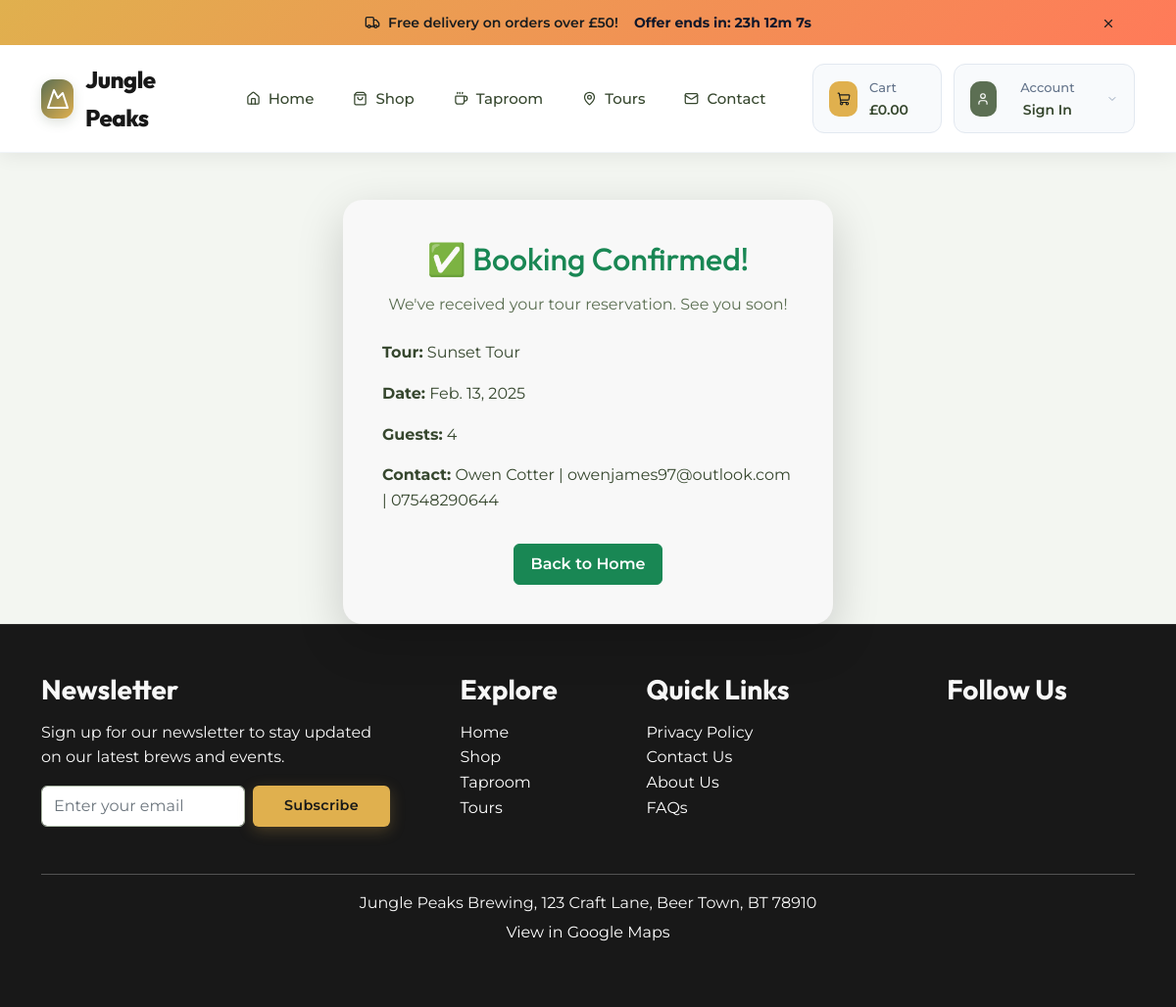
Screenshot of /profile/tours/booking/success/1/ with the database file from the repository.
### tours/models.py (models this page shows, shortened)
class TourBooking(models.Model):
    user = models.ForeignKey(User, on_delete=models.SET_NULL,
                             null=True, blank=True)  # Optional for guests
    tour = models.CharField(max_length=20, choices=TOUR_CHOICES)
    name = models.CharField(max_length=100)
    email = models.EmailField()
    phone = models.CharField(max_length=15)
    date = models.DateField()
    guests = models.PositiveIntegerField()
    special_requests = models.TextField(blank=True, null=True)
    status = models.CharField(max_length=10,
                              choices=BOOKING_STATUS, default="pending")
    created_at = models.DateTimeField(auto_now_add=True)

### tours/views.py (the view)
def tour_booking_success(request, booking_id):
    booking = get_object_or_404(TourBooking, id=booking_id)
    return render(
        request, "tours/tour_booking_success.html", {"booking": booking}
    )

### bag/contexts.py (called while the page is built, shortened)
def bag_contents(request):
    bag_items = []
    total = 0
    product_count = 0
    tour_count = 0
    if not bag_items:
        bag = request.session.get("bag", {})
    if total < settings.FREE_DELIVERY_THRESHOLD:
        delivery = total * Decimal(
            settings.STANDARD_DELIVERY_PERCENTAGE / 100
        )
        free_delivery_delta = settings.FREE_DELIVERY_THRESHOLD - total
    else:
        delivery = 0
        free_delivery_delta = 0
    grand_total = delivery + total
    context = {
        "bag_items": bag_items,
        "total": total,
        "product_count": product_count,
        "tour_count": tour_count,
        "delivery": delivery,
        "free_delivery_delta": free_delivery_delta,
        "free_delivery_threshold": settings.FREE_DELIVERY_THRESHOLD,
        "grand_total": grand_total,
    }
    return context

### home/templatetags/imgix_tags.py (called while the page is built)
@register.simple_tag
def imgix_url(image_path, params=""):
    if settings.USE_IMGIX and settings.IMGIX_DOMAIN:
        base_url = f"https://{settings.IMGIX_DOMAIN}/{image_path.lstrip('/')}"
        if params:
            return f"{base_url}?{params}"
        else:
            return base_url
    return f"https://{settings.AWS_STORAGE_BUCKET_NAME}.s3.amazonaws.com/{image_path.lstrip('/')}"

### products/context_processors.py (called while the page is built)
def categories(request):
    return {
        'all_categories': Category.objects.all().order_by('name'),
    }

### tours/templates/tours/tour_booking_success.html (shortened to what this page needs)
{% extends 'base.html' %}
{% load static %}
{% block extra_css %}
    <link rel="stylesheet" href="{% static 'tours/css/booking.css' %}">
{% endblock %}
{% block content %}
<div class="container text-center mt-5">
    <div class="card shadow-lg border-0 rounded-4 p-4 mx-auto" style="max-width: 500px;">
        <div class="card-body">
            <h2 class="text-success">
                ✅ Booking Confirmed!
            </h2>
            <p class="text-muted">We've received your tour reservation. See you soon!</p>
            <div class="text-start mt-4">
                <p><strong>Tour:</strong> {{ booking.get_tour_display }}</p>
                <p><strong>Date:</strong> {{ booking.date }}</p>
                <p><strong>Guests:</strong> {{ booking.guests }}</p>
                <p><strong>Contact:</strong> {{ booking.name }} | {{ booking.email }} | {{ booking.phone }}</p>
            </div>
            <a href="{% url 'home' %}" class="btn btn-success mt-3">
                 Back to Home
            </a>
        </div>
    </div>
</div>
{% endblock %}

### static/css/base.css (style rules this page uses)
:root { --color-primary: #5C6F53; --color-primary-dark: #36472E; --color-accent: #E0B04E; --color-surface: #F8F8F8; --color-surface-alt: #F3F6F1; --color-surface-muted: #F3F6F1; --color-overlay: rgba(24, 24, 24, 0.65); --color-text: #36472E; --color-text-muted: #5C6F53; --color-heading: #181818; --color-border: #ACB9A6; --color-border-strong: #8D9A86; --color-success: #5C6F53; --color-danger: #842029; --color-warning: #b76e00; --color-info: #0c4a6e; --focus-ring: 0 0 0 3px rgba(92, 111, 83, 0.35); --color-golden: #E0B04E; --color-coral: #FF7A59; --color-teal: #1F6C62; --radius-sm: 0.375rem; --radius-md: 0.75rem; --radius-lg: 1.25rem; --shadow-xs: 0 1px 2px rgba(15, 23, 42, 0.08); --shadow-sm: 0 4px 12px rgba(15, 23, 42, 0.08); --shadow-md: 0 18px 36px rgba(15, 23, 42, 0.12); --space-xxs: 0.25rem; --space-xs: 0.5rem; --space-sm: 0.75rem; --space-md: 1rem; --space-lg: 1.5rem; --space-xl: 2rem; --space-2xl: 3rem; --space-3xl: 4rem; }
*, *::before, *::after { box-sizing: border-box; }
html { font-size: 16px; scroll-behavior: smooth; }
body { margin: 0; min-height: 100vh; display: flex; flex-direction: column; font-family: "Montserrat", sans-serif; color: var(--color-text); background-color: var(--color-surface-muted); line-height: 1.6; }
a { color: var(--color-primary); text-decoration: none; transition: color 0.2s ease; }
h1, h2, h3, h4, h5, h6 { font-family: "Outfit", sans-serif; color: var(--color-heading); line-height: 1.3; margin-top: 0; margin-bottom: var(--space-sm); }
h2 { font-size: clamp(1.75rem, 1.8vw + 0.9rem, 2rem); }
p, ul, ol { margin-top: 0; margin-bottom: var(--space-md); }
.text-muted { color: var(--color-text-muted) !important; }
.btn { font-weight: 600; border-radius: var(--radius-sm); padding: var(--space-xs) var(--space-md); border-width: 1px; transition: background-color 0.2s ease, color 0.2s ease, box-shadow 0.2s ease; }
.card { border: 1px solid var(--color-border); border-radius: var(--radius-lg); box-shadow: var(--shadow-xs); background-color: var(--color-surface); overflow: hidden; }
.card-header, .card-body, .card-footer { padding: var(--space-md); }

### rows the page displays
TourBooking: tour "Sunset Tour", date "Feb. 13, 2025", guests "4", name "Owen Cotter", email "owenjames97@outlook.com", phone "07548290644"

### other values shown
{{ free_delivery_threshold }} "50"
